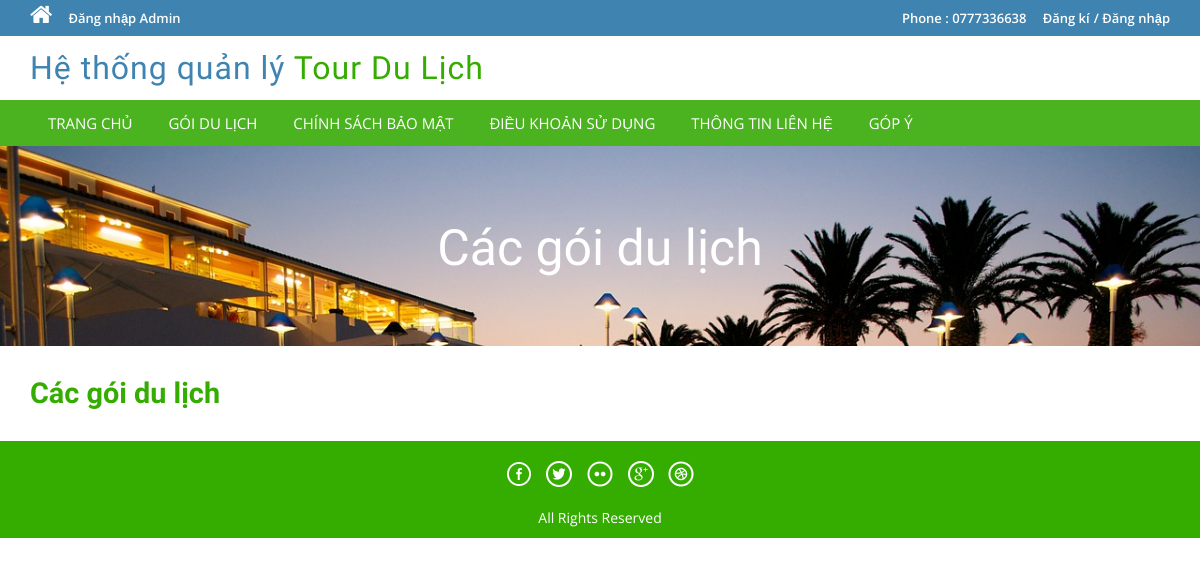
The page /package-list.php on the database as committed earlier.
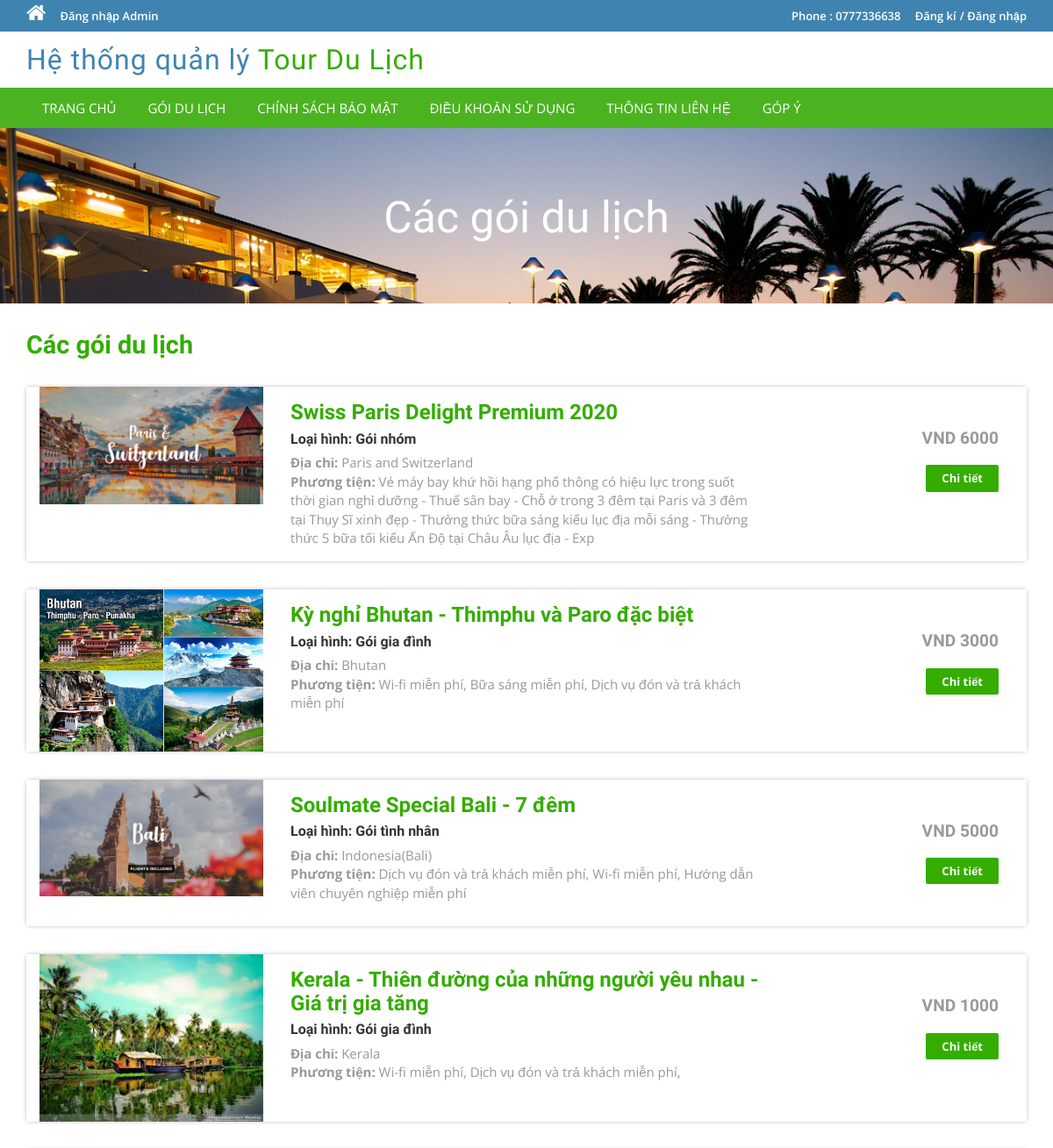
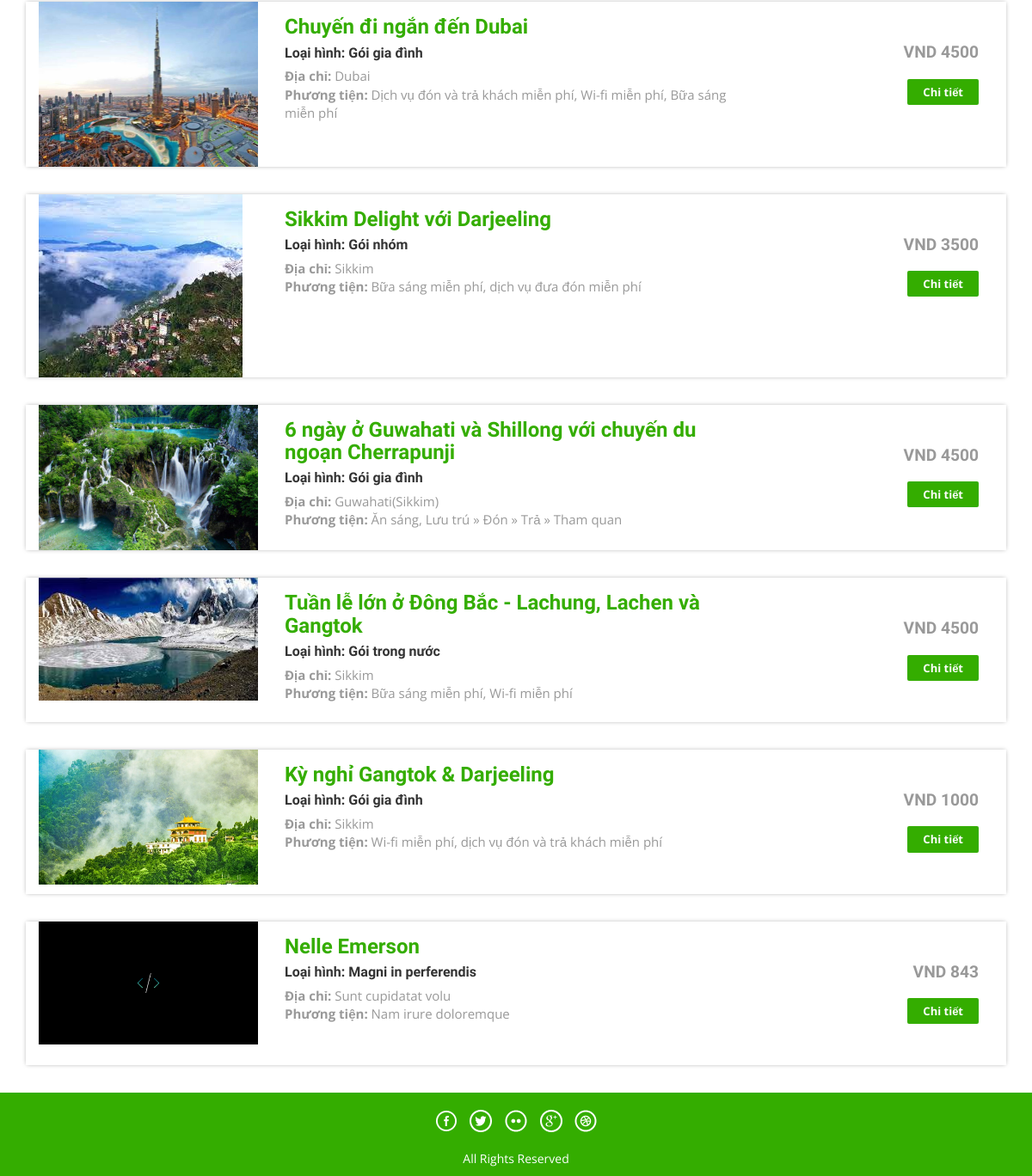
The same page on the database as committed later (2 pictures, top to bottom).
### tables this page shows
CREATE TABLE `goidulich` (
  `magoi` int NOT NULL AUTO_INCREMENT,
  `tengoi` varchar(200) DEFAULT NULL,
  `kieugoi` varchar(200) DEFAULT NULL,
  `diadiem` varchar(100) DEFAULT NULL,
  `giatien` int DEFAULT NULL,
  `giagiam` int DEFAULT NULL,
  `phuongtien` varchar(500) DEFAULT NULL,
  `mota` varchar(1000) DEFAULT NULL,
  `anh` varchar(100) DEFAULT NULL,
  `ngaytao` timestamp NULL DEFAULT CURRENT_TIMESTAMP,
  `ngaycapnhat` timestamp NULL DEFAULT NULL ON UPDATE CURRENT_TIMESTAMP,
  PRIMARY KEY (`magoi`)
);

### package-list.php (the view, shortened to what this page needs)
<?php
include('includes/config.php');
?>
<!DOCTYPE HTML>
<html>
<head>
    <link href="css/bootstrap.css" rel='stylesheet' type='text/css' />
    <link href="css/style.css" rel='stylesheet' type='text/css' />
    <link href="css/font-awesome.css" rel="stylesheet">
    <link href="css/animate.css" rel="stylesheet" type="text/css" media="all">
</head>
<body>
    <?php include('includes/header.php'); ?>
    <div class="banner-3">
        <div class="container">
            <h1 class="wow zoomIn animated animated" data-wow-delay=".5s"
                style="visibility: visible; animation-delay: 0.5s; animation-name: zoomIn;"> Các gói du lịch</h1>
        </div>
    </div>
    <div class="rooms">
        <div class="container">
            <div class="room-bottom">
                <h3>Các gói du lịch</h3>
                <?php $sql = "SELECT * from goidulich";
                $query = $dbh->prepare($sql);
                $query->execute();
                $results = $query->fetchAll(PDO::FETCH_OBJ);
                if ($query->rowCount() > 0) {
                    foreach ($results as $result) {    ?>
                        <div class="rom-btm">
                            <div class="col-md-3 room-left wow fadeInLeft animated" data-wow-delay=".5s">
                                <img src="admin/pacakgeimages/<?php echo htmlentities($result->anh); ?>" class="img-responsive"
                                    alt="">
                            </div>
                            <div class="col-md-6 room-midle wow fadeInUp animated" data-wow-delay=".5s">
                                <h4><?php echo htmlentities($result->tengoi); ?></h4>
                                <h6>Loại hình: <?php echo htmlentities($result->kieugoi); ?></h6>
                                <p><b>Địa chỉ:</b> <?php echo htmlentities($result->diadiem); ?></p>
                                <p><b>Phương tiện: </b> <?php echo htmlentities($result->phuongtien); ?></p>
                            </div>
                            <div class="col-md-3 room-right wow fadeInRight animated" data-wow-delay=".5s">
                                <h5>VND <?php echo htmlentities($result->giatien); ?></h5>
                                <a href="package-details.php?pkgid=<?php echo htmlentities($result->magoi); ?>" class="view">
                                    Chi tiết</a>
                            </div>
                            <div class="clearfix"></div>
                        </div>
                <?php }
                } ?>
            </div>
        </div>
    </div>
    <?php include('includes/footer.php'); ?>
</body>
</html>

### includes/header.php (shortened to what this page needs)
<?php if ($_SESSION['login']) { ?>
<div class="top-header">
    <div class="container">
        <ul class="tp-hd-lft wow fadeInLeft animated" data-wow-delay=".5s">
            <li class="hm"><a href="index.php"><i class="fa fa-home"></i></a></li>
            <li class="prnt"><a href="profile.php">Trang cá nhân</a></li>
            <li class="prnt"><a href="change-password.php">Thay đổi mật khẩu</a></li>
            <li class="prnt"><a href="tour-history.php">Tour đã đặt</a></li>
        </ul>
        <ul class="tp-hd-rgt wow fadeInRight animated" data-wow-delay=".5s">
            <li class="tol">Xin chào: </li>
            <li class="sig"><?php echo htmlentities($_SESSION['login']); ?></li>
            <li class="sigi"><a href="logout.php">/ Đăng xuất</a></li>
        </ul>
        <div class="clearfix"></div>
    </div>
</div><?php } else { ?>
<div class="top-header">
    <div class="container">
        <ul class="tp-hd-lft wow fadeInLeft animated" data-wow-delay=".5s">
            <li class="hm"><a href="index.php"><i class="fa fa-home"></i></a></li>
            <li class="hm"><a href="admin/index.php">Đăng nhập Admin</a></li>
        </ul>
        <ul class="tp-hd-rgt wow fadeInRight animated" data-wow-delay=".5s">
            <li class="tol">Phone : 0777336638</li>
            <li class="sig"><a href="#" data-toggle="modal" data-target="#myModal">Đăng kí</a></li>
            <li class="sigi"><a href="#" data-toggle="modal" data-target="#myModal4">/ Đăng nhập</a></li>
        </ul>
        <div class="clearfix"></div>
    </div>
</div>
<?php } ?>
<div class="header">
    <div class="container">
        <div class="logo wow fadeInDown animated" data-wow-delay=".5s">
            <a href="index.php">Hệ thống quản lý<span> Tour Du Lịch</span></a>
        </div>
    </div>
</div>
<div class="footer-btm wow fadeInLeft animated" data-wow-delay=".5s">
    <div class="container">
        <div class="navigation">
            <nav class="navbar navbar-default">
                <div class="collapse navbar-collapse nav-wil" id="bs-example-navbar-collapse-1">
                    <nav class="cl-effect-1">
                        <ul class="nav navbar-nav">
                            <li><a href="index.php">TRANG CHỦ</a></li>
                            <li><a href="package-list.php">GÓI DU LỊCH</a></li>
                            <li><a href="privacy.php">CHÍNH SÁCH BẢO MẬT</a></li>
                            <li><a href="terms.php">ĐIỀU KHOẢN SỬ DỤNG</a></li>
                            <li><a href="contact.php">THÔNG TIN LIÊN HỆ</a></li>
                            <li><a href="enquiry.php"> GÓP Ý </a>
                        </ul>
                    </nav>
                </div>
            </nav>
        </div>
    </div>
</div>

### includes/footer.php
<div class="copy-right">
    <div class="container">
        <div class="footer-social-icons wow fadeInDown animated animated" data-wow-delay=".5s"
            style="visibility: visible; animation-delay: 0.5s; animation-name: fadeInDown;">
            <ul>
                <li><a class="facebook"
                        href="https://www.facebook.com/profile.php?id=100028972894477"><span>Facebook</span></a></li>
                <li><a class="twitter" href="#"><span>Twitter</span></a></li>
                <li><a class="flickr" href="#"><span>Flickr</span></a></li>
                <li><a class="googleplus" href="mailto:nguyenthientoan061101@gmail.com"><span>Google+</span></a></li>
                <li><a class="dribbble" href=""><span>Dribbble</span></a></li>
            </ul>
        </div>
        <p class="wow zoomIn animated animated" data-wow-delay=".5s"
            style="visibility: visible; animation-delay: 0.5s; animation-name: zoomIn;"> All Rights Reserved </p>
    </div>
</div>

Rows that differ between the two databases and show on the page:
added goidulich: anh (picture), tengoi "Swiss Paris Delight Premium 2020", kieugoi "Gói nhóm", diadiem "Paris and Switzerland", phuongtien "Vé máy bay khứ hồi hạng phổ thông có hiệu lực trong suốt thời gian nghỉ dưỡng - Thuế sân bay - Chỗ ở trong 3 đêm tại Paris và 3 đêm tại Thụy Sĩ xinh đẹp - Thưởng thức bữa sáng kiểu lục địa mỗi sáng - Thưởng thức 5 bữa tối kiểu Ấn Độ tại Châu Âu lục địa - Exp", giatien "6000"
added goidulich: anh (picture), tengoi "Kỳ nghỉ Bhutan - Thimphu và Paro đặc biệt", kieugoi "Gói gia đình", diadiem "Bhutan", phuongtien "Wi-fi miễn phí, Bữa sáng miễn phí, Dịch vụ đón và trả khách miễn phí", giatien "3000"
added goidulich: anh (picture), tengoi "Soulmate Special Bali - 7 đêm", kieugoi "Gói tình nhân", diadiem "Indonesia(Bali)", phuongtien "Dịch vụ đón và trả khách miễn phí, Wi-fi miễn phí, Hướng dẫn viên chuyên nghiệp miễn phí", giatien "5000"
added goidulich: anh (picture), tengoi "Kerala - Thiên đường của những người yêu nhau - Giá trị gia tăng", kieugoi "Gói gia đình", diadiem "Kerala", phuongtien "Wi-fi miễn phí, Dịch vụ đón và trả khách miễn phí,", giatien "1000"
added goidulich: anh (picture), tengoi "Chuyến đi ngắn đến Dubai", kieugoi "Gói gia đình", diadiem "Dubai", phuongtien "Dịch vụ đón và trả khách miễn phí, Wi-fi miễn phí, Bữa sáng miễn phí", giatien "4500"
added goidulich: anh (picture), tengoi "Sikkim Delight với Darjeeling", kieugoi "Gói nhóm", diadiem "Sikkim", phuongtien "Bữa sáng miễn phí, dịch vụ đưa đón miễn phí", giatien "3500"
added goidulich: anh (picture), tengoi "6 ngày ở Guwahati và Shillong với chuyến du ngoạn Cherrapunji", kieugoi "Gói gia đình", diadiem "Guwahati(Sikkim)", phuongtien "Ăn sáng, Lưu trú » Đón » Trả » Tham quan", giatien "4500"
added goidulich: anh (picture), tengoi "Tuần lễ lớn ở Đông Bắc - Lachung, Lachen và Gangtok", kieugoi "Gói trong nước", diadiem "Sikkim", phuongtien "Bữa sáng miễn phí, Wi-fi miễn phí", giatien "4500"
added goidulich: anh (picture), tengoi "Kỳ nghỉ Gangtok & Darjeeling", kieugoi "Gói gia đình", diadiem "Sikkim", phuongtien "Wi-fi miễn phí, dịch vụ đón và trả khách miễn phí", giatien "1000"
added goidulich: anh (picture), tengoi "Nelle Emerson", kieugoi "Magni in perferendis", diadiem "Sunt cupidatat volu", phuongtien "Nam irure doloremque", giatien "843"
